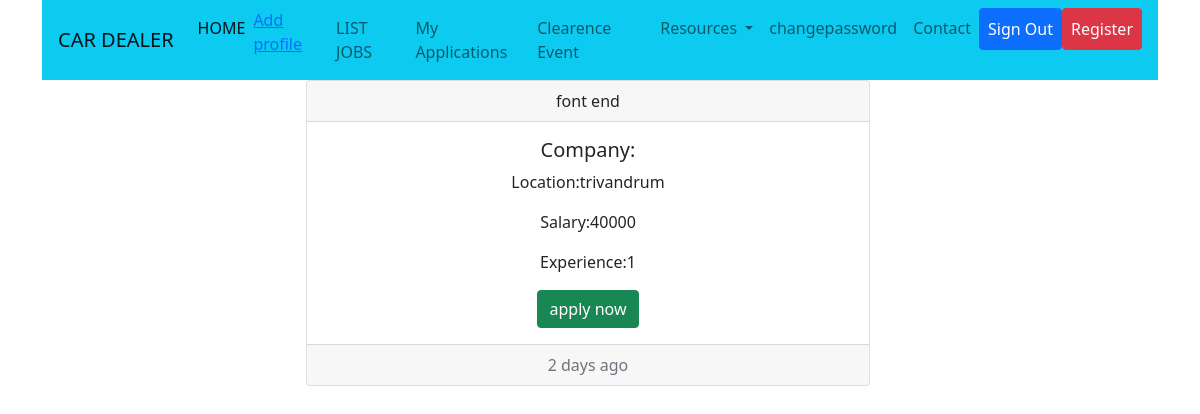
/candidate/jobs/details/7 (signed in), run on the app's committed database.
### employer/models.py (models this page shows, shortened)
class Jobs(models.Model):
    job_title=models.CharField(max_length=150)
    company=models.ForeignKey(User,on_delete=models.CASCADE,related_name="company")
    location=models.CharField(max_length=120)
    salary=models.PositiveIntegerField(null=True)
    experience=models.PositiveIntegerField(default=0)
    created_date=models.DateField(auto_now_add=True)
    last_date=models.DateField(null=True)
    active_status=models.BooleanField(default=True)

### candidate/views.py (the view)
# urls.py: path('jobs/details/<int:id>',views.CandidateJobDetailView.as_view(),name='cand-detailjob'),
@method_decorator(sign_required,name='dispatch')
class CandidateJobDetailView(DetailView):
    model = Jobs
    context_object_name = "job"
    template_name = "canjobdetail.html"
    pk_url_kwarg = 'id'
    def get_context_data(self, **kwargs):
        context=super().get_context_data(**kwargs)
        is_applied=Application.objects.filter(applicant=self.request.user,job=self.object)
        context["is_applied"]=is_applied
        return context

### candidate/templates/canjobdetail.html
{%extends 'candbase.html'%}
{%load static%}
{%block body_block%}
<div class="row">
 <div class="row">
  <div class="col-3"></div>
  <div class="col-6">
    <div class="card text-center">
  <div class="card-header">
    {{job.job_title}}
  </div>
  <div class="card-body">
    <h5 class="card-title"> <span>Company</span>:{{job.company_name}}</h5>
    <p class="card-text">Location:{{job.location}}</p>
      <p class="card-text">Salary:{{job.salary}}</p>
      <p class="card-text">Experience:{{job.experience}}</p>
      {%if is_applied%}
      <a href="" class="btn btn-success">applied</a>
      {%else%}
      <a href="{%url 'apply-now' job.id%}" class="btn btn-success">apply now</a>
      {%endif%}
  </div>
  <div class="card-footer text-muted">
    2 days ago
  </div>
</div>
  </div>
</div>
</div>
{%endblock%}

### data on the page
Jobs: job_title "font end", location "trivandrum", salary "40000", experience "1"
